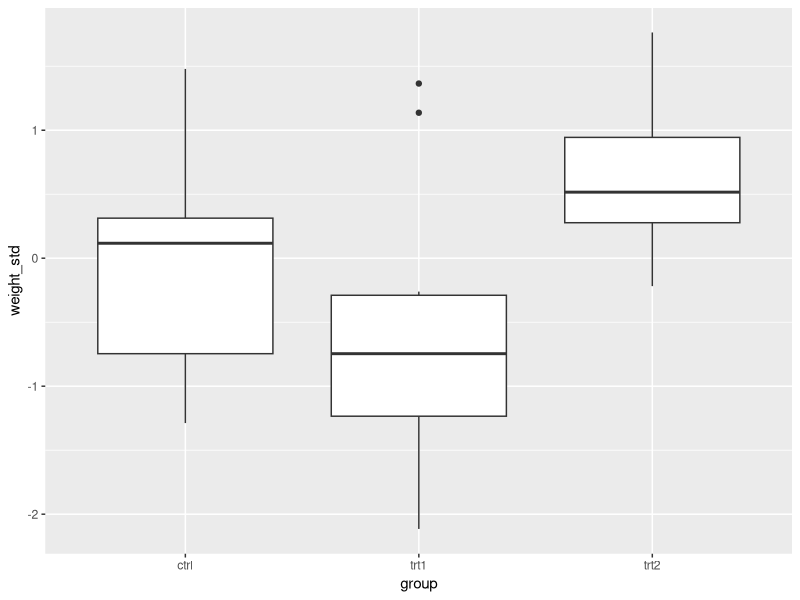
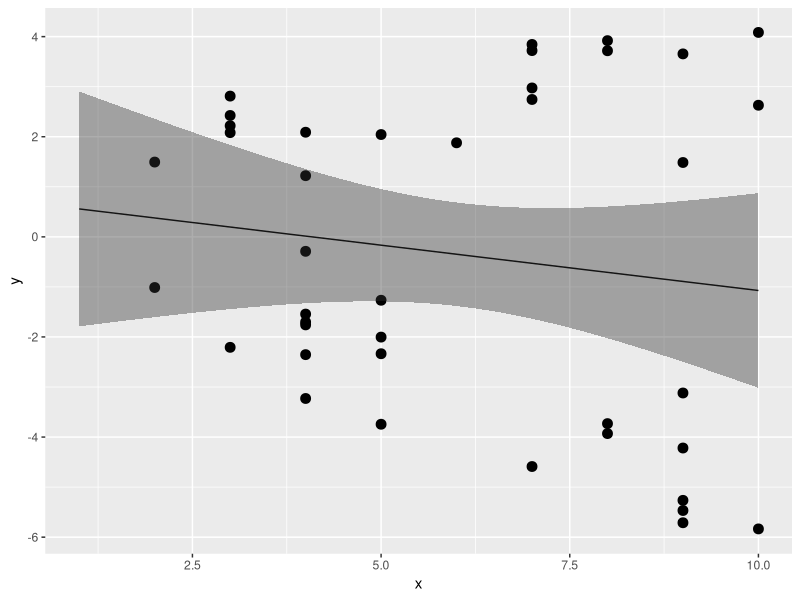
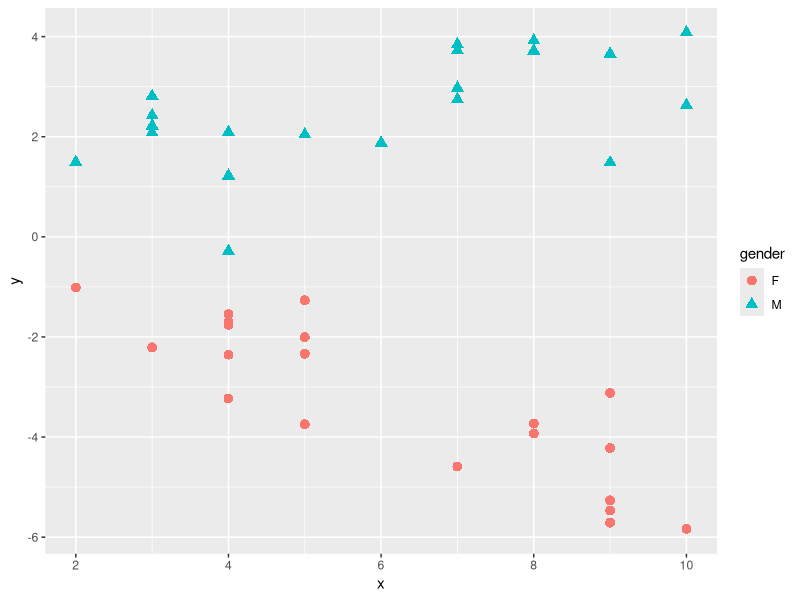
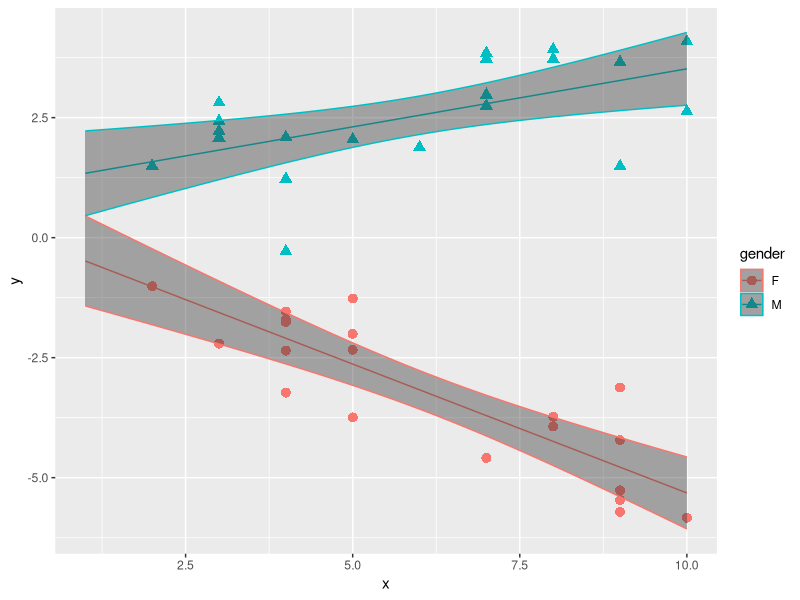
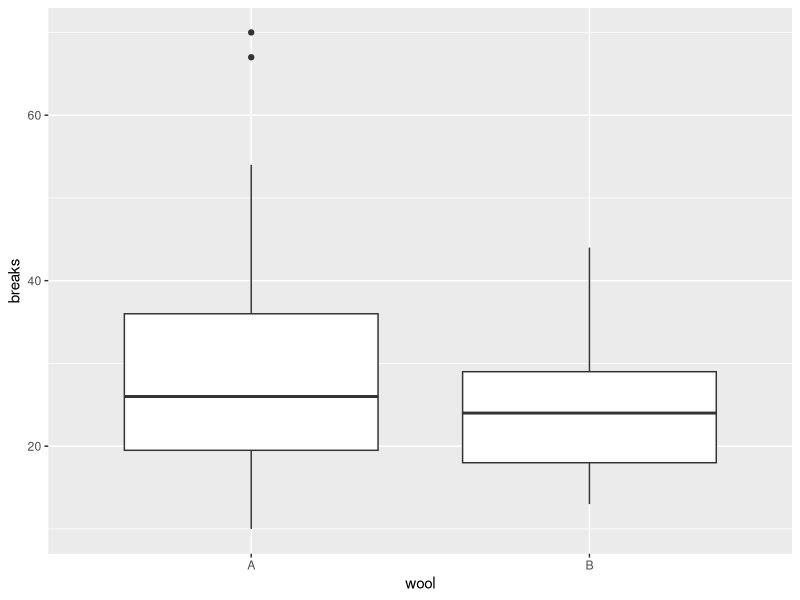
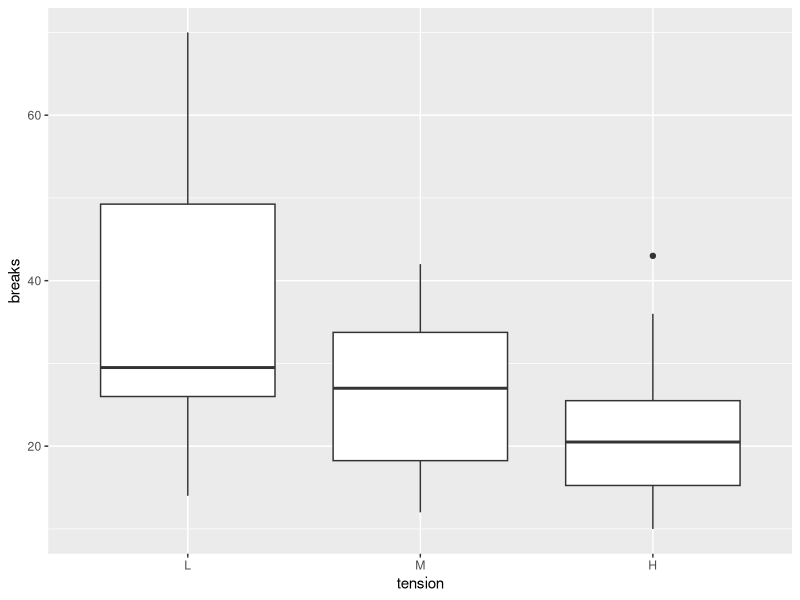
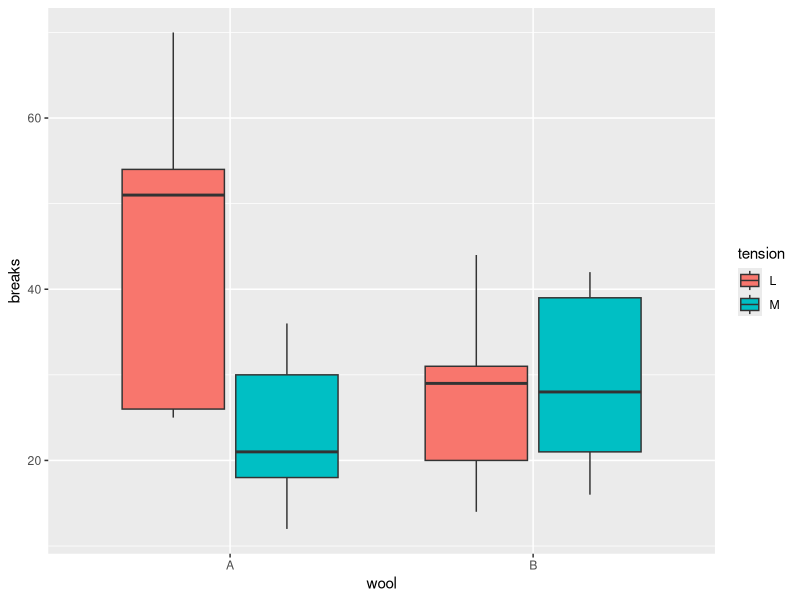

Recreate these plots in R, in order.
## ---- chunk 1
knitr::opts_chunk$set(echo = TRUE)
library(dplyr)
library(ggplot2)
library(knitr)
set.seed(1)
## ---- chunk 2

knitr::kable(data.frame(分析 = c("t検定", "分散分析", "共分散分析", "単回帰分析", "重回帰分析"),
                          予測変数 = c("二値(0 or 1)", "二値", "二値及び連続量", "連続量", "連続量（二値を含んでも可）"),
                          予測変数の個数 = c("1個", "2個以上", "二値が2個以上、連続量が1個以上", "1個", "2個以上")))

## ---- chunk 3

dat = iris #ここではirisを別の名前（dat）に変えて練習に用いる
result = lm(data = dat, Petal.Length ~ 1 + Sepal.Length)
summary(result)

## ---- chunk 4

dat = dat |> dplyr::mutate(Petal.Length_std = (Petal.Length - mean(Petal.Length))/sd(Petal.Length),
                           Sepal.Length_std = (Sepal.Length - mean(Sepal.Length))/sd(Sepal.Length))

head(dat)

## ---- chunk 5

result_std = lm(data = dat, Petal.Length_std ~ 1 + Sepal.Length_std)
summary(result_std)

## ---- chunk 6

dat = iris |> dplyr::mutate(Petal.Length_std = scale(Petal.Length)) 

head(dat)

## ---- chunk 7
sleep_1 = sleep |> dplyr::select(-ID) |> 
  dplyr::mutate(group = ifelse(group == 1, "control", "treatment"))
sleep_1
## ---- chunk 8
sleep_1 = sleep_1 |> dplyr::mutate(dgroup = ifelse(group == "treatment", 1, 0))
sleep_1
## ---- chunk 9
sleep_1 = sleep_1 |> dplyr::mutate(extra_std = scale(extra)) #応答変数を標準化したものを用いる

result = lm(data = sleep_1, extra_std ~ 1 + dgroup)
summary(result)

## ---- chunk 10

t.test(data = sleep_1, extra_std ~ dgroup)

## ---- chunk 11
dat = PlantGrowth |>
  dplyr::mutate(t1 = ifelse(group == "trt1", 1, 0),
                t2 = ifelse(group == "trt2", 1, 0)
                )
dat
## ---- chunk 12

dat = dat |> dplyr::mutate(weight_std = scale(weight)) #応答変数を標準化したものを用いる
result = lm(data = dat, weight_std ~ t1 + t2 + 1) 
summary(result)

## ---- chunk 13

ggplot() + 
  geom_boxplot(data = dat, aes(x = group, y = weight_std))

## ---- chunk 14

dat = PlantGrowth |> dplyr::mutate(weight_std = scale(weight)) #応答変数を標準化したものを用いる
result = lm(data = dat, weight_std ~ group) 
summary(result)

## ---- chunk 15

set.seed(1)
x = round(runif(n = 20, min = 1, max = 10),0) 
mu = 0.1 + 0.4 * x
y = rnorm(n = 20, mean = mu, sd = 1)
d_M = data.frame(x = x, y = y, gender = "M")

x = round(runif(n = 20, min = 1, max = 10),0) 
mu = 0.3 + -0.6 * x
y = rnorm(n = 20, mean = mu, sd = 1)
d_F = data.frame(x = x, y = y, gender = "F")

d = rbind(d_M, d_F)

head(d)

## ---- chunk 16
result = lm(data = d, y ~ 1 + x)
summary(result)

newdat = data.frame(x = seq(1,10,0.1))
result_conf = predict(result, new = newdat, interval = "confidence", level = 0.95)
plot_conf = data.frame(x = seq(1,10,0.1), result_conf)

ggplot2::ggplot() + 
  ggplot2::geom_point(data = d, aes(x = x, y = y), size = 3) + 
  ggplot2::geom_line(data = plot_conf, aes(x = x, y = fit)) + 
  ggplot2::geom_ribbon(data = plot_conf, aes(x = x, ymax = upr, ymin = lwr), alpha = 0.4) 
  
## ---- chunk 17
ggplot2::ggplot() + 
  ggplot2::geom_point(data = d, aes(x = x, y = y, shape = gender, color=gender), size = 3) 

## ---- chunk 18

d$M = ifelse(d$gender == "M", 1, 0) #genderがMならば1, Fならば1のダミー変数を作る
result = lm(data = d, y ~ 1 + x*M)
summary(result)

## ---- chunk 19

new_x = seq(1,10,0.1)
newdat = data.frame(x = rep(new_x,2), M = c(rep(0,length(new_x)), rep(1,length(new_x))))
result_conf = predict(result, new = newdat, interval = "confidence", level = 0.95)
plot_conf = data.frame(newdat, result_conf)
plot_conf$gender = ifelse(plot_conf$M == 1, "M", "F")

ggplot2::ggplot() + 
  ggplot2::geom_point(data = d, aes(x = x, y = y, shape = gender, color=gender), size = 3) + 
  ggplot2::geom_line(data = plot_conf, aes(x = x, y = fit, color=gender)) + 
  ggplot2::geom_ribbon(data = plot_conf, aes(x = x, ymax = upr, ymin = lwr, color =gender), alpha = 0.4) 

## ---- chunk 20
head(attitude)
## ---- chunk 21
dat = attitude |> dplyr::mutate(rating_std = scale(rating),
                                complaints_std = scale(complaints),
                                privileges_std = scale(privileges),
                                learning_std = scale(learning),
                                raises_std = scale(raises)
                                ) #変数を標準化したものを使う

result = lm(data = dat, rating_std ~ 1 + complaints_std + privileges_std + learning_std + raises_std)
summary(result)
## ---- chunk 22

#データを再度作成する。
set.seed(1)
x = round(runif(n = 20, min = 1, max = 10),0) 
mu = 0.1 + 0.4 * x
y = rnorm(n = 20, mean = mu, sd = 1)
d_M = data.frame(x = x, y = y, gender = "M")

x = round(runif(n = 20, min = 1, max = 10),0) 
mu = 0.3 + -0.6 * x
y = rnorm(n = 20, mean = mu, sd = 1)
d_F = data.frame(x = x, y = y, gender = "F")

d = rbind(d_M, d_F)
d$M = ifelse(d$gender == "M", 1, 0) #genderがMならば1, Fならば1のダミー変数を作る

## ---- chunk 23

#標準化する前の結果
result = lm(data = d, y ~ 1 + x*M)
summary(result)

## ---- chunk 24

#変数を標準化
d = d |> dplyr::mutate(y_std = scale(y),
                       x_std = scale(x),
                       M_std = scale(M)
                       )
head(d)

result = lm(data = d, y_std ~ 1 + x_std*M_std)
summary(result)

## ---- chunk 25

prac_dat_1 = warpbreaks #別の名前で保存する

head(prac_dat_1)
ggplot2::ggplot() + 
  ggplot2::geom_boxplot(data = prac_dat_1, aes(x = wool, y = breaks))
ggplot2::ggplot() + 
  ggplot2::geom_boxplot(data = prac_dat_1, aes(x = tension, y = breaks))

## ---- chunk 26

prac_dat_2 = subset(warpbreaks, tension != "H") #tension == Hは除き、別の名前で保存する

head(prac_dat_2)

## ---- chunk 27
ggplot2::ggplot() + 
  ggplot2::geom_boxplot(data = prac_dat_2, aes(x = wool, y = breaks, fill = tension))

## ---- chunk 28
library(emmeans)
## ---- chunk 29
dat = PlantGrowth |> dplyr::mutate(weight_std = scale(weight))
result = lm(data = dat, weight_std ~ group) 

emm = emmeans::emmeans(result, ~ group) #モデルから推定された各カテゴリのmarginal mean(emmeans)を算出する
emm

emmeans::contrast(emm, method = "pairwise", adjust = "tukey")    #pairwiseで条件の組み合わせごとのemmeansの比較の結果が表示される。adjustで多重比較補正の方法を指定できる。

## ---- chunk 30
dat = warpbreaks |> dplyr::mutate(breaks_std = scale(breaks))
result = lm(data = dat, breaks_std ~ wool * tension)

emm = emmeans::emmeans(result, ~ wool * tension)
emm

pairs(emm, simple = "wool")    #wool内でtension間の比較を行う
pairs(emm, simple = "tension")     #tension内でwool間の比較を行う
